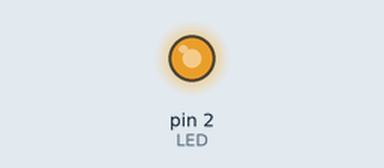
A sketch run on a simulated Arduino Uno, built with avr-gcc and run on an emulated ATmega328P. On the bench: output pins drawn as LEDs (lit = HIGH).

Above: at 36.6 s.
Timing chart, 0 to 40.0 s (numbered marks = the images above):
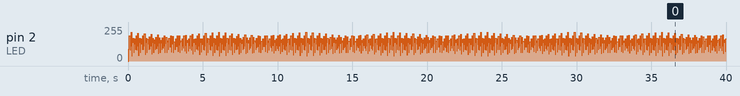

The sketch:

326.ino
```cpp
const int LED = 2;

void setup() {
  pinMode(LED, OUTPUT);
}

void loop() {
  for(int t_high =0;t_high <=10;t_high ++) {
    digitalWrite(LED, HIGH);
    delay(t_high);
    digitalWrite(LED, LOW);
    delay(10 -t_high);
  }
}
```
